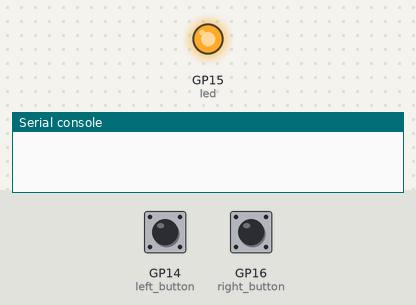
This program was run on a simulated Raspberry Pi Pico running MicroPython. On the bench: output pins drawn as LEDs (lit = HIGH), the last lines printed to the serial console. Inputs (shaded band) come from the test bench; at power-on: GP14 (left_button) LOW, GP16 (right_button) LOW. Random numbers come from a fixed seed.

Above: at 1.2 s.
1.3 s: GP14 (left_button) pulled HIGH for 0.15 s
At 6.8 s:
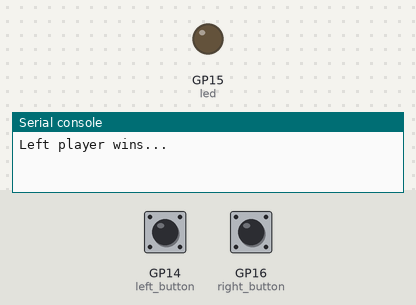
Timing chart, 0 to 8.3 s (numbered marks = the images above; inputs shaded):
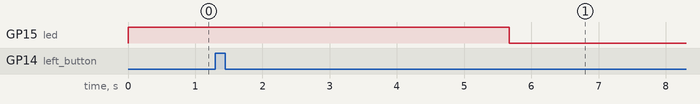

The program:

reaction_game.py
```python
import machine
import utime
import urandom

pressed = False
fastest_button = None

led = machine.Pin(15, machine.Pin.OUT)
left_button = machine.Pin(14, machine.Pin.IN, machine.Pin.PULL_DOWN)
right_button = machine.Pin(16, machine.Pin.IN, machine.Pin.PULL_DOWN)

# callback function for the interrupt
def button_handler(pin):
    global pressed
    if not pressed:
        pressed = True
        global fastest_button
        fastest_button = pin

# set up the interrupts
left_button.irq(trigger=machine.Pin.IRQ_RISING, handler=button_handler)
right_button.irq(trigger=machine.Pin.IRQ_RISING, handler=button_handler)

led.on()
utime.sleep(urandom.uniform(5, 10))
led.off()

while fastest_button is None:
    utime.sleep(1)

if fastest_button is left_button:
    print("Left player wins...")
elif fastest_button is right_button:
    print("Right player wins...")
```
